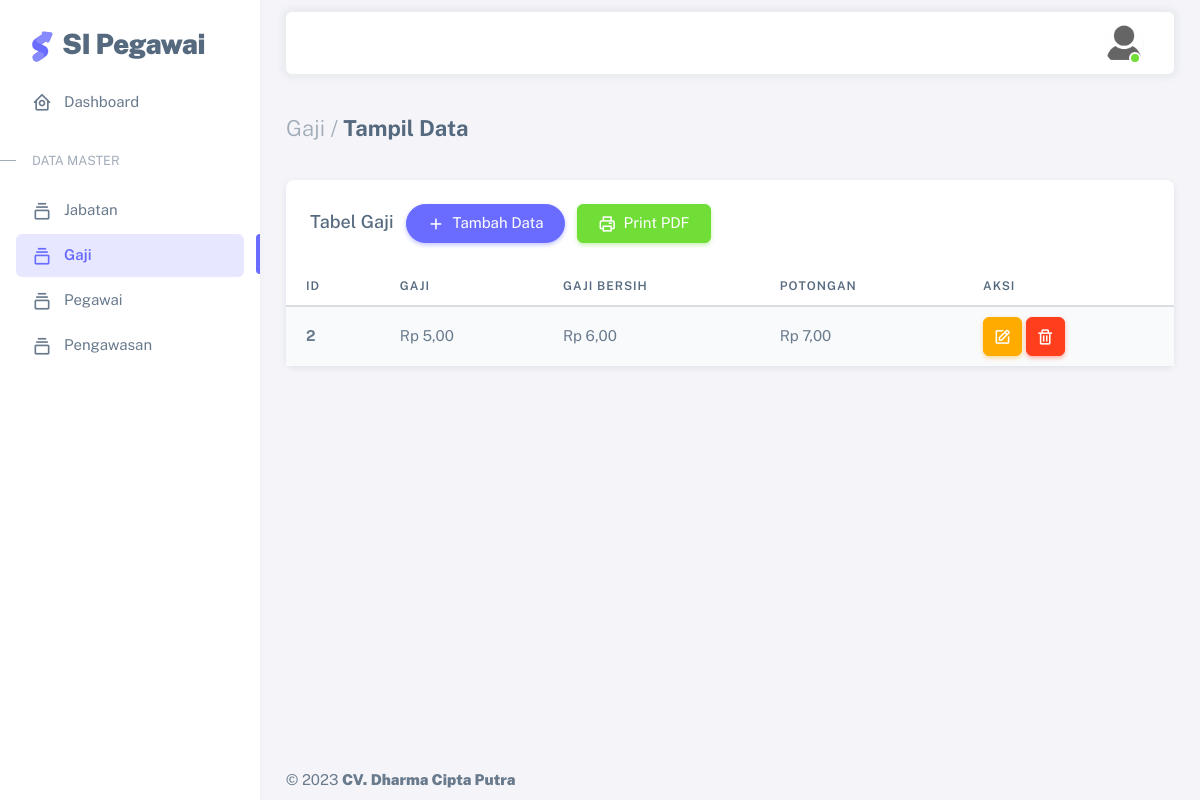
The page /gaji_show.php (signed in) on the database its author committed.
### tables this page shows
CREATE TABLE `gaji` (
  `id_gaji` int(5) NOT NULL,
  `gaji` int(12) NOT NULL,
  `gaji_bersih` int(12) NOT NULL,
  `potongan` int(12) NOT NULL
);

### gaji_show.php (the view, shortened to what this page needs)
<?php
  include_once "koneksi.php";
?>
<!DOCTYPE html>
<html
  lang="en"
  class="light-style layout-menu-fixed"
  dir="ltr"
  data-theme="theme-default"
  data-assets-path="../assets/"
  data-template="vertical-menu-template-free"
>
  <head>
    <link rel="stylesheet" href="../assets/vendor/fonts/boxicons.css" />
    <link rel="stylesheet" href="../assets/vendor/css/core.css" class="template-customizer-core-css" />
    <link rel="stylesheet" href="../assets/vendor/css/theme-default.css" class="template-customizer-theme-css" />
    <link rel="stylesheet" href="../assets/css/demo.css" />
    <link rel="stylesheet" href="../assets/vendor/libs/perfect-scrollbar/perfect-scrollbar.css" />
    <link rel="stylesheet" href="../assets/vendor/libs/apex-charts/apex-charts.css" />
  </head>
  <body>
    <div class="layout-wrapper layout-content-navbar">
      <div class="layout-container">
      <aside id="layout-menu" class="layout-menu menu-vertical menu bg-menu-theme">
          <div class="app-brand demo">
            <a href="index.html" class="app-brand-link">
              <span class="app-brand-logo demo">
              </span>
              <span class="app-brand-text demo menu-text fw-bolder ms-2">SI Pegawai</span>
            </a>
          </div>
          <ul class="menu-inner py-1">
            <li class="menu-item">
              <a href="index.php" class="menu-link">
                <i class="menu-icon tf-icons bx bx-home-circle"></i>
                <div data-i18n="Analytics">Dashboard</div>
              </a>
            </li>
            <li class="menu-header small text-uppercase">
              <span class="menu-header-text">Data Master</span>
            </li>
            <li class="menu-item">
              <a href="jabatan_show.php" class="menu-link">
                <i class="menu-icon tf-icons bx bx-collection"></i>
                <div>Jabatan</div>
              </a>
            </li>
            <li class="menu-item active">
              <a href="gaji_show.php" class="menu-link">
                <i class="menu-icon tf-icons bx bx-collection"></i>
                <div>Gaji</div>
              </a>
            </li>
            <li class="menu-item">
              <a href="pegawai_show.php" class="menu-link">
                <i class="menu-icon tf-icons bx bx-collection"></i>
                <div>Pegawai</div>
              </a>
            </li>
            <li class="menu-item">
              <a href="pengawasan_show.php" class="menu-link">
                <i class="menu-icon tf-icons bx bx-collection"></i>
                <div>Pengawasan</div>
              </a>
            </li>
          </ul>
        </aside>
        <div class="layout-page">
          <nav
            class="layout-navbar container-xxl navbar navbar-expand-xl navbar-detached align-items-center bg-navbar-theme"
            id="layout-navbar"
          >
            <div class="navbar-nav-right d-flex align-items-center" id="navbar-collapse">
              <ul class="navbar-nav flex-row align-items-center ms-auto">
                <li class="nav-item navbar-dropdown dropdown-user dropdown">
                  <a class="nav-link dropdown-toggle hide-arrow" href="javascript:void(0);" data-bs-toggle="dropdown">
                    <div class="avatar avatar-online">
                      <img src="../assets/img/avatars/1.png" alt class="w-px-40 h-auto rounded-circle" />
                    </div>
                  </a>
                </li>
              </ul>
            </div>
          </nav>
          <div class="content-wrapper">
            <div class="container-xxl flex-grow-1 container-p-y">
              <h4 class="fw-bold py-3 mb-4"><span class="text-muted fw-light">Gaji /</span> Tampil Data</h4>
              <div class="card">
                <h5 class="card-header">Tabel Gaji
                    <a href="gaji_add.php" class="mx-2 btn rounded-pill btn-primary">
                        <span class="tf-icons bx bx-plus"></span>&nbsp; Tambah Data
                    </a>
                    <a href="gaji_print.php" class="btn btn-success">
                        <span class="tf-icons bx bx-printer"></span>&nbsp; Print PDF
                    </a>
                </h5>
                <div class="table-responsive text-nowrap">
                  <table class="table table-striped">
                    <thead>
                      <tr>
                        <th>ID </th>
                        <th>Gaji</th>
                        <th>Gaji Bersih</th>
                        <th>Potongan</th>
                        <th>Aksi</th>
                      </tr>
                    </thead>
                    <tbody class="table-border-bottom-0">
                        <?php
                            $gajiQuery = mysqli_query($con, "SELECT * FROM gaji");
                            if (mysqli_num_rows($gajiQuery) > 0) {
                                while ($data = mysqli_fetch_assoc($gajiQuery)) {
                                    echo '
                                        <tr>
                                            <td><strong>'. $data['id_gaji'] .'</strong></td>
                                            <td>Rp '. number_format($data['gaji'],2,',','.') .'</td>
                                            <td>Rp '. number_format($data['gaji_bersih'],2,',','.') .'</td>
                                            <td>Rp '. number_format($data['potongan'],2,',','.') .'</td>
                                            <td>
                                                <a href="gaji_edit.php?id='.$data['id_gaji'].'" style="text-decoration:none;" class="btn btn-icon btn-warning"><span class="tf-icons bx bx-edit"></span></a>
                                                <a href="gaji_delete.php?id='.$data['id_gaji'].'" onclick="return confirm(\'Apakah anda yakin ingin menghapus data ini?\')" style="text-decoration:none;" class="btn btn-icon btn-danger"><span class="tf-icons bx bx-trash"></span></a>
                                            </td>
                                        </tr>
                                    ';
                                }
                            } else {
                                echo '
                                <tr>
                                    <td colspan="5" class="text-center">Tidak ada data di database!</td>
                                </tr>
                                ';
                            }
                        ?>
                    </tbody>
                  </table>
                </div>
              </div>
            </div>
            <footer class="content-footer footer bg-footer-theme">
              <div class="container-xxl d-flex flex-wrap justify-content-between py-2 flex-md-row flex-column">
                <div class="mb-2 mb-md-0">
                  ©
                  <a href="#" class="footer-link fw-bolder">CV. Dharma Cipta Putra</a>
                </div>
              </div>
            </footer>
          </div>
        </div>
      </div>
    </div>
  </body>
</html>

### assets/css/demo.css (style rules this page uses)
.menu .app-brand.demo { height: 64px; margin-top: 12px; }
.app-brand-logo.demo svg { width: 22px; height: 38px; }
.app-brand-text.demo { font-size: 1.75rem; letter-spacing: -0.5px; }

### rows shown on the page
gaji: id_gaji "2", gaji "5,00", gaji_bersih "6,00", potongan "7,00"
